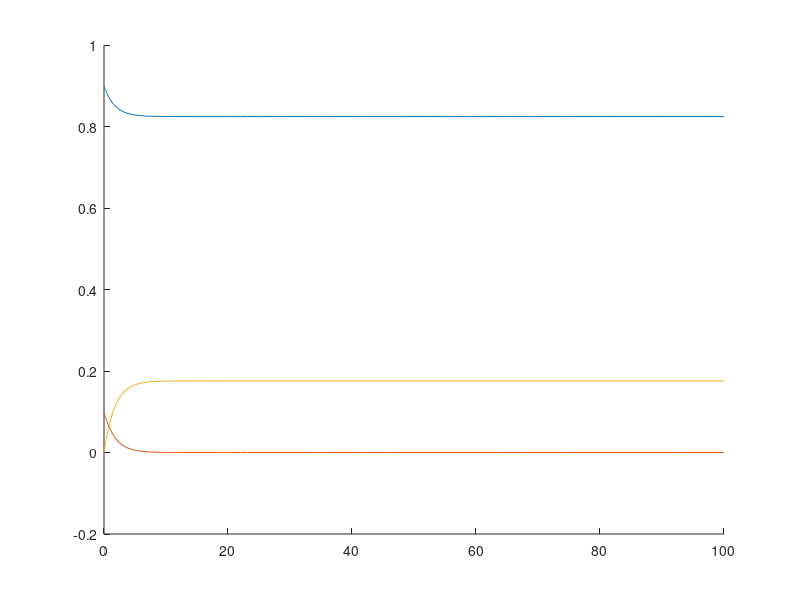

Recreate this plot in MATLAB.
yo=[.9;.1;0];
tspan=[0 100];

hold on

ro=0.5;
sigmasizeb= @(t,y) [-ro*y(1)*y(2); ro*y(2)*y(1)-y(2); y(2)];
[t,y] = ode45(sigmasizeb,tspan,yo);

plot(t,y);